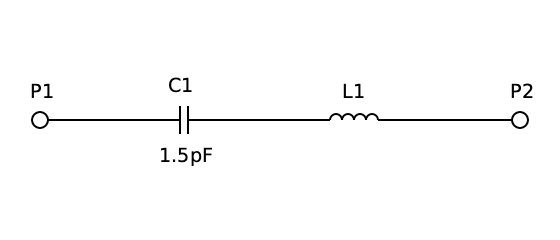
#> input picture examples/Schematic from Image/Matching network/Matching network.source.png, 560 x 240 px
$ python -i geometry.py   (imports and definitions only)
#> lines starting #> are read from the running program, lines starting #| are printed output that depends on the picture; after the words box and inside, x2 and y2 are one past the last pixel; in counts of white or black regions, pixels touching at a corner belong together
"""Picture geometry the label tools share (brief-iml-4): ink, wires traced from ink, bodies and pins fitted to ink.

The pre-labeller drafts wires with it, the annotation page's snap key calls it, and a scripted correction uses it to
turn "a resistor about here" into a body box that follows the label guide's rule. Nothing here decides what a part is:
it measures ink a person (or the reader) has already said is a part, a word or a wire.

Coordinates are continuous picture pixels, origin top-left, y down: pixel (i, j) covers [i, i+1) × [j, j+1), so a
one-pixel line drawn in column 30 has its centreline at x = 30.5.
"""

from __future__ import annotations

import math
from dataclasses import dataclass, field
from pathlib import Path

import numpy as np
from PIL import Image

INK_THRESHOLD = 48


def load_rgb(path: Path) -> np.ndarray:
    """The picture as H×W×3 uint8. A picture with transparency is laid on white first: a transparent PNG stores its
    paper as transparent black, and read as plain RGB its ink and its paper are the same colour."""
    with Image.open(path) as img:
#> img is the input picture: PIL image 560x240 RGBA; mean R, G, B, A 251.4, 251.4, 251.4, 255
        img.load()
        if img.mode in ("RGBA", "LA") or (img.mode == "P" and "transparency" in img.info):
            rgba = img.convert("RGBA")
            paper = Image.new("RGBA", rgba.size, (255, 255, 255, 255))
#> paper: PIL image 560x240 RGBA; every value is 255
            return np.asarray(Image.alpha_composite(paper, rgba).convert("RGB"))
        return np.asarray(img.convert("RGB"))


def background(rgb: np.ndarray) -> np.ndarray:
    """The paper colour: the commonest colour on the picture's border, quantised to 16 levels a channel."""
    rgb = rgb.astype(np.int16)
    border = np.concatenate([rgb[0], rgb[-1], rgb[:, 0], rgb[:, -1]])
#> border = 1600 rows, first 8: [255, 255, 255], [255, 255, 255], [255, 255, 255], [255, 255, 255], [255, 255, 255], [255, 255, 255], [255, 255, 255], [255, 255, 255]
    quant = border // 16
#> quant = 1600 rows, first 8: [15, 15, 15], [15, 15, 15], [15, 15, 15], [15, 15, 15], [15, 15, 15], [15, 15, 15], [15, 15, 15], [15, 15, 15]
    keys = quant[:, 0] * 256 + quant[:, 1] * 16 + quant[:, 2]
#> keys = 1600 values from 4095 to 4095
    k, counts = np.unique(keys, return_counts=True)
#> k = [4095]; counts = [1600]
    return border[keys == k[np.argmax(counts)]].mean(axis=0)


def ink_mask(rgb: np.ndarray, threshold: int = INK_THRESHOLD) -> np.ndarray:
    """Pixels that differ from the paper by more than ``threshold`` in some channel."""
    return np.abs(rgb.astype(np.int16) - background(rgb)).max(axis=2) > threshold
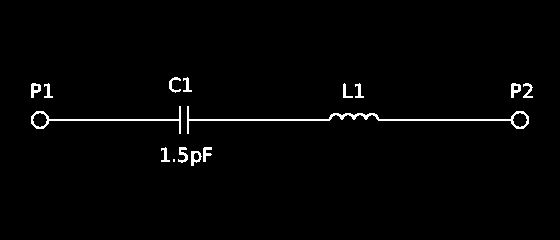
#> returned value: shape (240, 560) bool; 1.7% white in thin lines or dots, all inside (x1, y1, x2, y2) = (31, 77, 533, 166)


def picture_ink(path: Path, threshold: int = INK_THRESHOLD) -> np.ndarray:
    return ink_mask(load_rgb(path), threshold)


# ── boxes ───────────────────────────────────────────────────────────────────────────────────────────────────────────

def quad_box(quad) -> tuple[float, float, float, float]:
    xs, ys = [p[0] for p in quad], [p[1] for p in quad]
    return min(xs), min(ys), max(xs), max(ys)


# [85 lines left out: functions blank, ink_box, body_box, lead_centre, not called in this run]


# ── wires ───────────────────────────────────────────────────────────────────────────────────────────────────────────

@dataclass
class Segment:
    """An orthogonal stroke: ``horizontal`` with centreline ``c`` (a y) from ``a`` to ``b`` (x), or vertical with
    centreline x = ``c`` from y = ``a`` to ``b``. ``pen`` is its measured thickness."""
    horizontal: bool
    c: float
    a: float
    b: float
    pen: float

    # [4 lines left out: function points, not called in this run]

    def ends(self) -> list[tuple[float, float]]:
        return [(self.a, self.c), (self.b, self.c)] if self.horizontal else [(self.c, self.a), (self.c, self.b)]


def _r(v: float) -> float:
    return round(float(v), 1)


# [198 lines left out: functions _runs, _bands, trace_wires, merge_collinear, snap_ends, meets and 4 more, not called in this run]


@dataclass
class Traced:
    """The wires a picture's ink gives: strokes, T-joins, dotted crossings (junctions) and bare crossings."""
    segments: list[Segment] = field(default_factory=list)
    junctions: list[tuple[float, float]] = field(default_factory=list)
    crossings: list[tuple[float, float]] = field(default_factory=list)
    pen: float = 2.0


# [12 lines left out: function trace, not called in this run]

>>> result = picture_ink('../../../examples/Schematic from Image/Matching network/Matching network.source.png')
